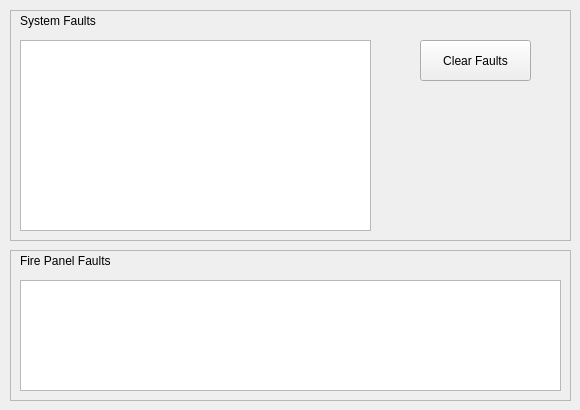
    <widget class="QWidget" name="tab_3">
     <attribute name="title">
      <string>Faults</string>
     </attribute>
     <widget class="QFrame" name="frame_3">
      <property name="geometry">
       <rect>
        <x>10</x>
        <y>250</y>
        <width>561</width>
        <height>151</height>
       </rect>
      </property>
      <property name="frameShape">
       <enum>QFrame::StyledPanel</enum>
      </property>
      <property name="frameShadow">
       <enum>QFrame::Raised</enum>
      </property>
      <property name="lineWidth">
       <number>2</number>
      </property>
      <widget class="QListWidget" name="listFaults">
       <property name="geometry">
        <rect>
         <x>10</x>
         <y>30</y>
         <width>541</width>
         <height>111</height>
        </rect>
       </property>
       <property name="font">
        <font>
         <pointsize>14</pointsize>
        </font>
       </property>
      </widget>
      <widget class="QLabel" name="label_5">
       <property name="geometry">
        <rect>
         <x>10</x>
         <y>0</y>
         <width>341</width>
         <height>21</height>
        </rect>
       </property>
       <property name="text">
        <string>Fire Panel Faults</string>
       </property>
      </widget>
     </widget>
     <widget class="QFrame" name="frame_4">
      <property name="geometry">
       <rect>
        <x>10</x>
        <y>10</y>
        <width>561</width>
        <height>231</height>
       </rect>
      </property>
      <property name="frameShape">
       <enum>QFrame::StyledPanel</enum>
      </property>
      <property name="frameShadow">
       <enum>QFrame::Raised</enum>
      </property>
      <widget class="QLabel" name="label_6">
       <property name="geometry">
        <rect>
         <x>10</x>
         <y>0</y>
         <width>341</width>
         <height>21</height>
        </rect>
       </property>
       <property name="text">
        <string>System Faults</string>
       </property>
      </widget>
      <widget class="QListWidget" name="systemFaults">
       <property name="geometry">
        <rect>
         <x>10</x>
         <y>30</y>
         <width>351</width>
         <height>191</height>
        </rect>
       </property>
       <property name="font">
        <font>
         <pointsize>14</pointsize>
        </font>
       </property>
      </widget>
      <widget class="QPushButton" name="pushButton">
       <property name="geometry">
        <rect>
         <x>410</x>
         <y>30</y>
         <width>111</width>
         <height>41</height>
        </rect>
       </property>
       <property name="text">
        <string>Clear Faults</string>
       </property>
      </widget>
     </widget>
    </widget>
